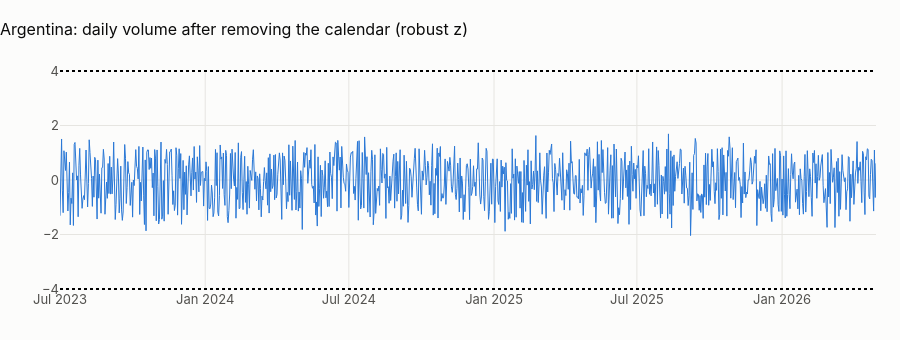

Notebook cell for this chart:
### Markdown cell above
## 1 · Abnormal days
Daily transaction counts (local date) are modelled as in notebook 04 (weekday, holiday, long weekend, payday window,
month end, trend; OLS on log counts). A day is abnormal when its residual is more than 4 robust standard deviations
(1.4826 × MAD) from zero: robust, because the abnormal days themselves must not inflate the yardstick.

### Code cell
daily = pl.q("""
    select k.country_code, t.local_date, count(*) as n_tx, sum(t.amount_usd) as usd,
           any_value(k.iso_weekday) as iso_weekday,
           any_value(k.is_holiday::int) as is_holiday, any_value(k.is_long_weekend::int) as is_long_weekend,
           any_value((coalesce(k.days_since_payday, 99) <= 2)::int) as payday_window,
           any_value(k.is_month_end::int) as is_month_end, any_value(k.holiday_name) as holiday_name
    from main.tx_local t join main.calendar_local k
      on k.country_code = t.customer_country_code and k.local_date = t.local_date
    group by 1, 2 order by 1, 2""")
daily["local_date"] = pd.to_datetime(daily.local_date)
daily = country.full_months(daily)
FE = " + C(country_code)" if daily.country_code.nunique() > 1 else ""
daily["log_n"] = np.log(daily.n_tx)
daily["t"] = (daily.local_date - daily.local_date.min()).dt.days / 365.25
m = smf.ols(
    "log_n ~ C(iso_weekday) + is_holiday + is_long_weekend + payday_window + is_month_end + t" + FE,
    data=daily,
).fit()
daily["resid"] = m.resid
mad = 1.4826 * np.median(np.abs(daily.resid - daily.resid.median()))
daily["z"] = (daily.resid - daily.resid.median()) / mad
out = daily[daily.z.abs() > 4]
fig = go.Figure()
fig.add_trace(
    go.Scatter(
        x=daily.local_date,
        y=daily.z,
        mode="lines",
        name="robust z of the residual",
        line=dict(width=1),
    )
)
fig.add_trace(
    go.Scatter(x=out.local_date, y=out.z, mode="markers", name="|z| > 4", marker=dict(size=8))
)
fig.add_hline(y=4, line_dash="dot")
fig.add_hline(y=-4, line_dash="dot")
fig.update_layout(
    title=f"{CTRY.title}: daily volume after removing the calendar (robust z)",
    height=340,
    xaxis_title=None,
)
fig.show()
show(
    out[["country_code", "local_date", "n_tx", "iso_weekday", "holiday_name"]].assign(
        z=out.z.round(2)
    ),
    paging=False,
)
display(
    Markdown(
        f"**{len(out)} abnormal days in {len(daily):,}** (a normal distribution would give about "
        f"{len(daily) * 6.3e-5:.2f} beyond 4σ). "
        + (
            "None: once weekdays are removed, daily volume is pure noise around a flat level, another sign of a generator "
            "with no shocks (no outages, no payroll days, no Hot Sale or Buen Fin)."
            if not len(out)
            else "Inspect them: a real day like this is an outage, a campaign or a data delivery problem."
        )
    )
)

### Figure 1 — Plotly figure (JSON) as saved in the notebook; plotly's stock layout.template omitted (floating-point values rounded to 4 significant figures; data arrays with more than 128 entries replaced by an {"elided": "..."} marker saying what was removed)
{"data": [{"line": {"width": 1}, "mode": "lines", "name": "robust z of the residual", "type": "scatter", "x": {"elided": "1035 str values"}, "y": {"elided": "1035 float values"}}, {"marker": {"size": 8}, "mode": "markers", "name": "|z| > 4", "type": "scatter", "x": [], "y": []}], "layout": {"height": 340, "shapes": [{"line": {"dash": "dot"}, "type": "line", "x0": 0, "x1": 1, "xref": "x domain", "y0": 4, "y1": 4, "yref": "y"}, {"line": {"dash": "dot"}, "type": "line", "x0": 0, "x1": 1, "xref": "x domain", "y0": -4, "y1": -4, "yref": "y"}], "title": {"text": "Argentina: daily volume after removing the calendar (robust z)"}, "xaxis": {"title": {}}}}
